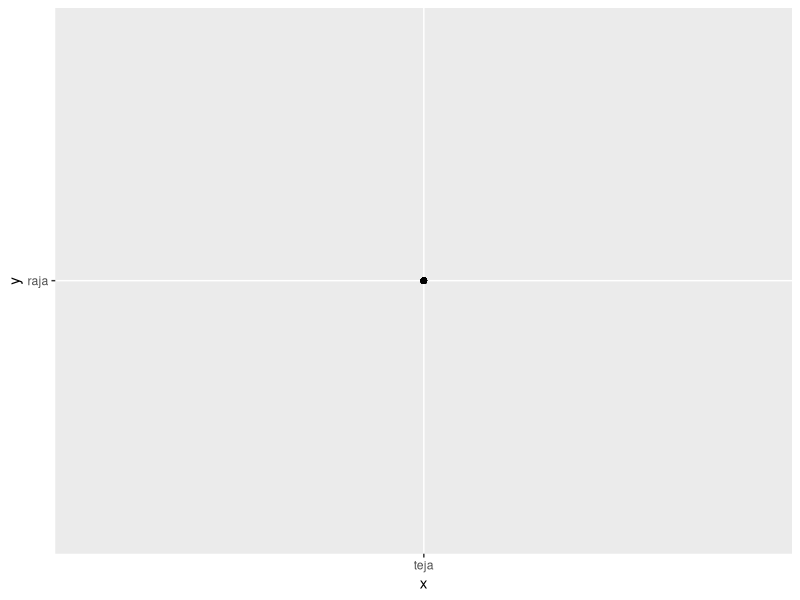

Write the R code that produced this figure.
library (datasets)
data(iris)
#View(iris) 
#unique(iris$Species)
#install.packages("GGally", repos = "https://cran.r-project.org", type = "source")
#plot (iris)
library(ggplot2)
ggplot(data=iris,aes(x="teja",y="raja"))+geom_point()